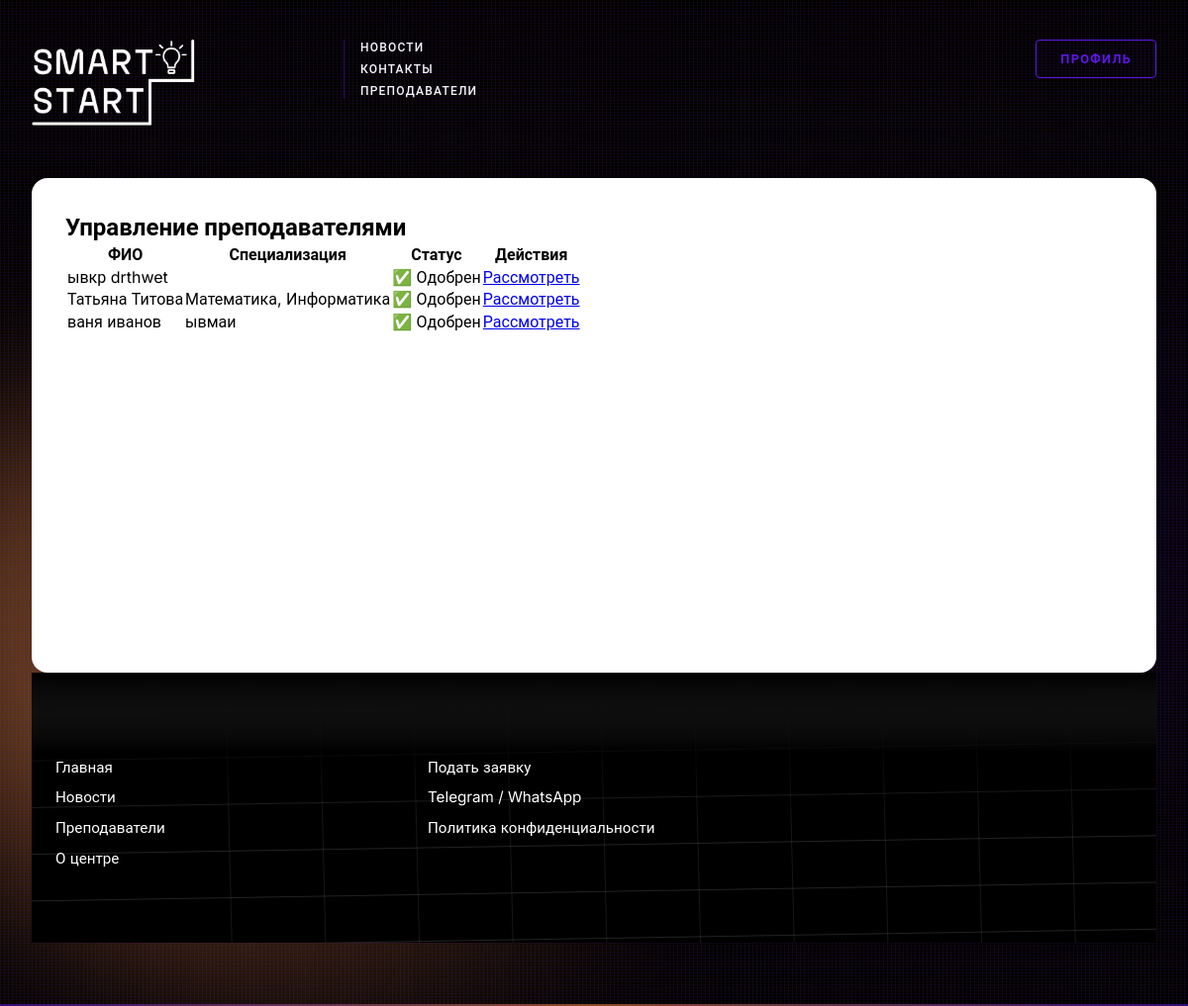
The app's page /teachers (signed in), older data.
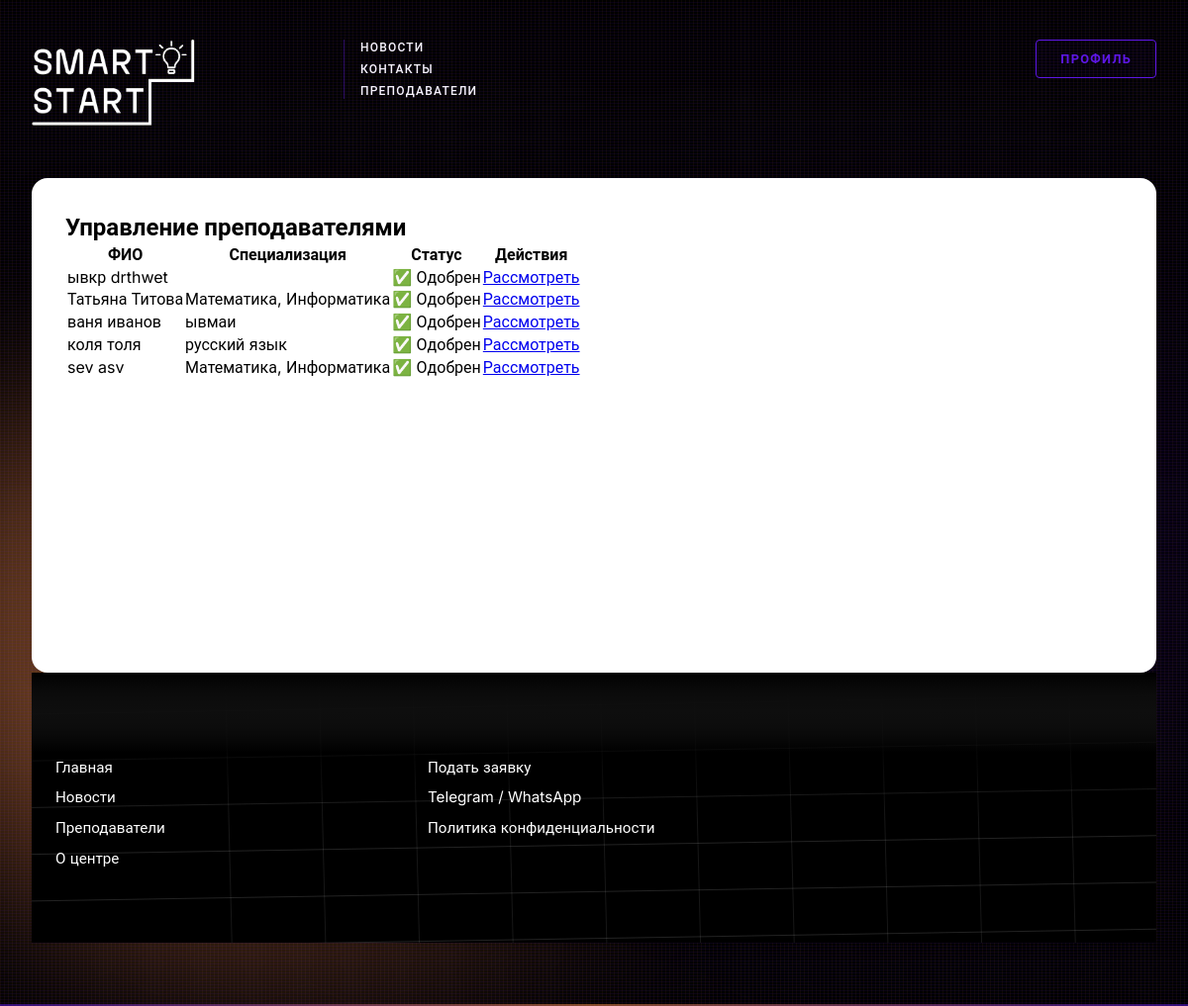
The same page, newer data.
### users/models.py (models this page shows, shortened)
class TeacherProfile(models.Model):
    STATUS_CHOICES = (
        ('pending', 'На рассмотрении'),
        ('approved', 'Одобрен'),
        ('rejected', 'Отклонен'),
    )
    user = models.OneToOneField(
        User,
        on_delete=models.CASCADE,
        related_name='teacher_profile',
        verbose_name='Пользователь'
    )
    specialization = models.CharField(
        max_length=200,
        verbose_name='Специализация',
        blank=True,
        null=True,
        default=''
    )
    experience = models.TextField(
        verbose_name='Опыт работы',
        blank=True,
        null=True,
        default=''
    )
    education = models.TextField(
        verbose_name='Образование',
        blank=True,
        null=True,
        default=''
    )
    about = models.TextField(
        verbose_name='О себе',
        blank=True,
        null=True,
        default=''
    )
    documents = models.FileField(
        upload_to='teacher_docs/',
        null=True,
        blank=True,
        verbose_name='Документы'
    )
    status = models.CharField(
        max_length=20,
        choices=STATUS_CHOICES,
        default='pending',
        verbose_name='Статус'
    )
    reviewed_by = models.ForeignKey(
        User,
        on_delete=models.SET_NULL,
        null=True,
        blank=True,
        related_name='reviewed_teachers',
        verbose_name='Проверил'
    )
    review_date = models.DateTimeField(
        null=True,
        blank=True,
        verbose_name='Дата проверки'
    )
    review_comment = models.TextField(
        blank=True,
        verbose_name='Комментарий проверки',
        default=''
    )
    class Meta:
        verbose_name = 'Профиль преподавателя'
        verbose_name_plural = 'Профили преподавателей'

class User(AbstractUser):
    USER_TYPES = (
        ('student', 'Ученик'),
        ('teacher', 'Преподаватель'),
        ('parent', 'Родитель'),
    )
    user_type = models.CharField(
        max_length=20,
        choices=USER_TYPES,
        verbose_name='Тип пользователя'
    )
    phone = models.CharField(
        max_length=15,
        blank=True,
        verbose_name='Телефон'
    )
    avatar = models.ImageField(
        upload_to='avatars/',
        null=True,
        blank=True,
        verbose_name='Аватар'
    )
    date_registered = models.DateTimeField(
        default=timezone.now,
        verbose_name='Дата регистрации'
    )
    groups = models.ManyToManyField(
        'auth.Group',
        verbose_name='groups',
        blank=True,
        help_text='The groups this user belongs to.',
        related_name='custom_user_set',
        related_query_name='user',
    )
    user_permissions = models.ManyToManyField(
        'auth.Permission',
        verbose_name='user permissions',
        blank=True,
        help_text='Specific permissions for this user.',
        related_name='custom_user_set',
        related_query_name='user',
    )
    class Meta:
        verbose_name = 'Пользователь'
        verbose_name_plural = 'Пользователи'

### main/views.py (the view)
# urls.py: path("teachers", teacher_list, name="teacher_list"),
@login_required
def teacher_list(request):
    teachers = TeacherProfile.objects.all().select_related('user')
    if request.user.user_type in ['student', 'parent']:
        teachers = teachers.filter(status='approved')
    search = request.GET.get('search', '')
    if search:
        teachers = teachers.filter(
            models.Q(specialization__icontains=search) |
            models.Q(user__first_name__icontains=search) |
            models.Q(user__last_name__icontains=search)
        )
    return render(request, 'teacher_list.html', {
        'teachers': teachers,
        'search': search,
        'user_type': request.user.user_type
    })

### main/templates/teacher_list.html (shortened to what this page needs)
{% extends 'index.html' %}
{% block content %}
    <div class="card-all-in">
<div class="list-wrap">
    {% if user_type == 'admin' or user.is_superuser %}
        <h2>Управление преподавателями</h2>
        <table class="admin-table">
            <thead>
                <tr>
                    <th>ФИО</th>
                    <th>Специализация</th>
                    <th>Статус</th>
                    <th>Действия</th>
                </tr>
            </thead>
            <tbody>
                {% for teacher in teachers %}
                <tr>
                    <td>{{ teacher.user.get_full_name }}</td>
                    <td>{{ teacher.specialization }}</td>
                    <td>
                        <span class="status-badge-list
                            {% if teacher.status == 'pending' %}status-badge-pending
                            {% elif teacher.status == 'approved' %}status-badge-approved
                            {% elif teacher.status == 'rejected' %}status-badge-rejected{% endif %}">
                            {% if teacher.status == 'pending' %}⏳ На рассмотрении
                            {% elif teacher.status == 'approved' %}✅ Одобрен
                            {% elif teacher.status == 'rejected' %}❌ Отклонен
                            {% endif %}
                        </span>
                    </td>
                    <td>
                        <a href="{% url 'main:approve_teacher' teacher.id %}" class="action-link">Рассмотреть</a>
                    </td>
                </tr>
                {% endfor %}
            </tbody>
        </table>
    {% endif %}
</div>
    </div>
{% endblock %}

Row changes from the older to the newer data that the page shows:
added TeacherProfile: user.get_full_name "коля толя", specialization "русский язык", status "✅ Одобрен"
added TeacherProfile: user.get_full_name "sev asv", specialization "Математика, Информатика", status "✅ Одобрен"
